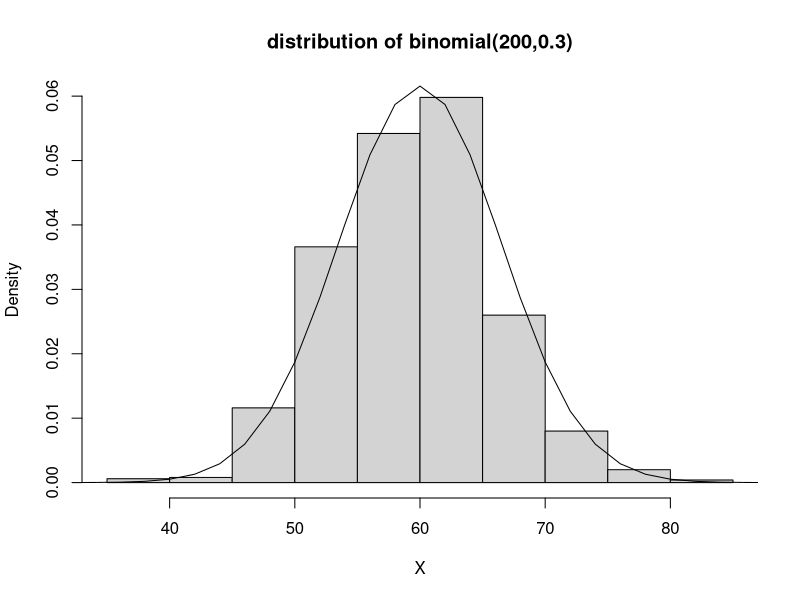
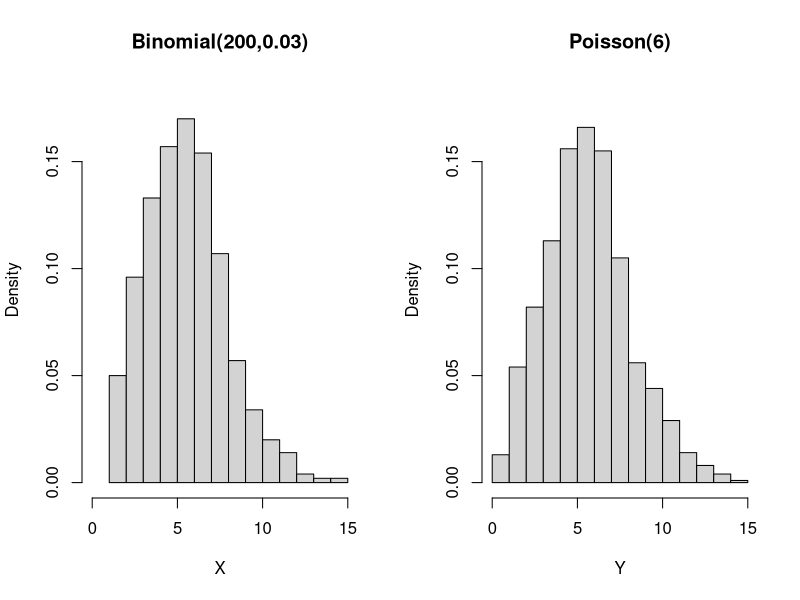
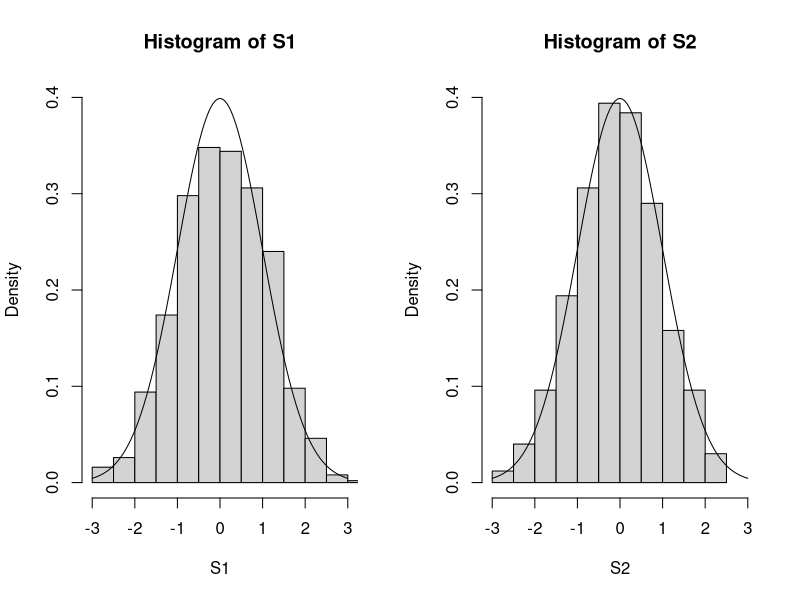
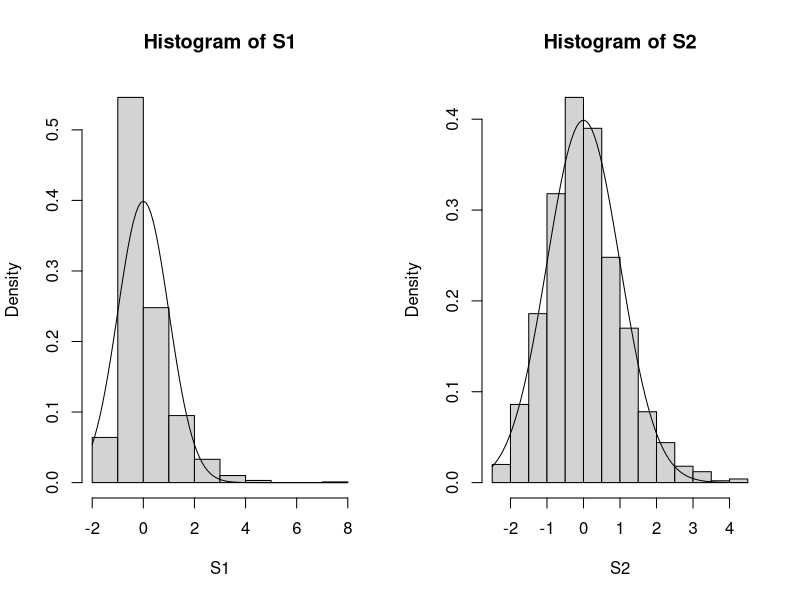
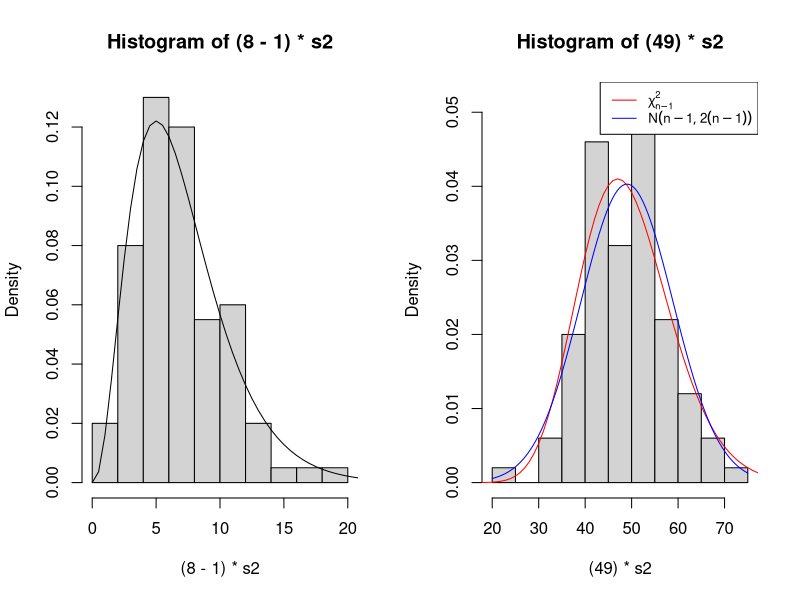
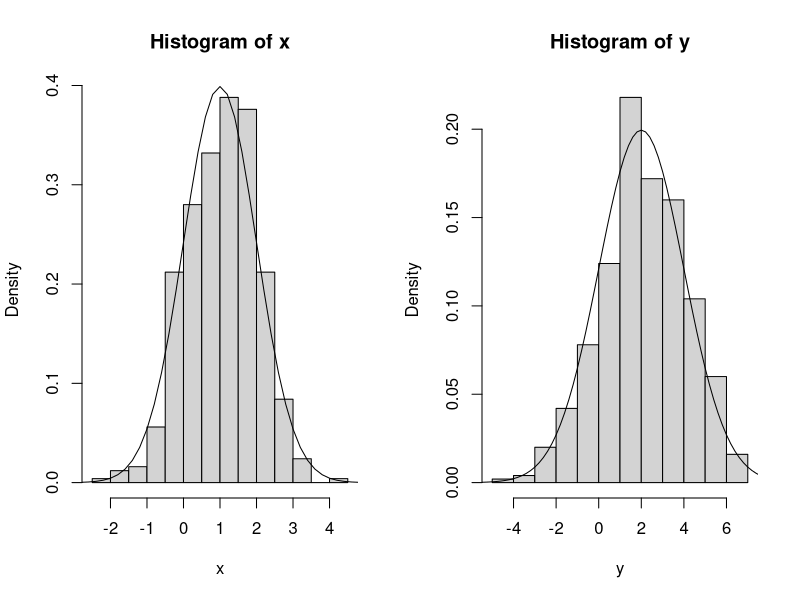
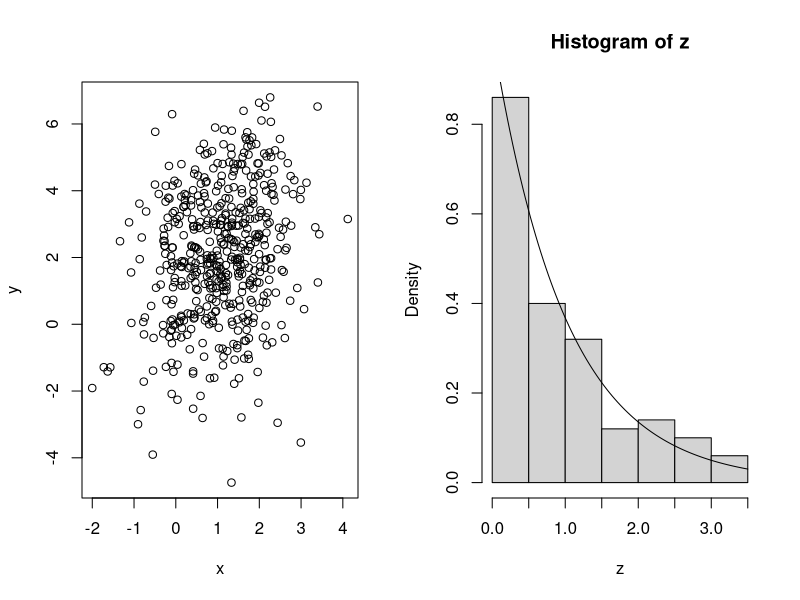
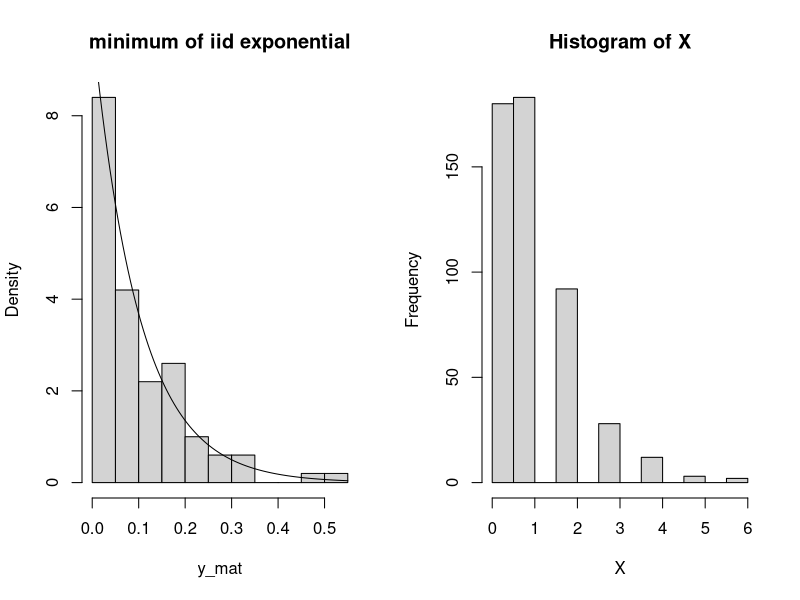

Here is the R script that generated these plots, in order:
## ---- chunk 1
knitr::opts_chunk$set(echo = TRUE)
## ---- chunk 2
set.seed(4023)

X<-rbinom(1000,200,0.3)
hist(X, prob=TRUE, main="distribution of binomial(200,0.3)")
x_mean<-200*0.3
x_sd<-sqrt(200*0.3*0.7)
curve(dnorm(x,mean=x_mean, sd=x_sd), xlim=c(0,200), add=T)
## ---- chunk 3
pbinom(55,200,0.3)-pbinom(44,200,0.3)
## ---- chunk 4
dbinom(45:55,200,0.3)
sum(dbinom(45:55,200,0.3))
## ---- chunk 5
pnorm(55, mean=x_mean, sd=x_sd) - pnorm(45,mean=x_mean, sd=x_sd) 
## ---- chunk 6
pnorm(55.5, mean=x_mean, sd=x_sd) - pnorm(44.5, mean=x_mean, sd=x_sd)
## ---- chunk 7
set.seed(3023)
par(mfrow=c(1,2))
X<-rbinom(1000,200,0.03)
hist(X, breaks=15, prob=TRUE, xlim=c(0,15), ylim=c(0,0.18), main="Binomial(200,0.03)")
Y<-rpois(1000,6)
hist(Y, breaks=15, prob=TRUE, xlim=c(0,15), ylim=c(0,0.18), main="Poisson(6)")
## ---- chunk 8
pbinom(5,200,0.03)
ppois(5,6)
## ---- chunk 9
pnorm(5,mean=200*0.03,sd=sqrt(200*0.03*0.97))
## ---- chunk 10
set.seed(3023)

n <- 5
k <- 1000

result1 <- rep(0,k)

for (i in 1:k) {
  result1[i] <- sum(runif(n))
}

S1 <- (result1 - 0.5 * n) / sqrt(n * 1 / 12)



# repeating for n=100
n <- 100

result2 <- rep(0, k)
for (i in 1:k) {
  result2[i] <- sum(runif(n))
}

S2 <- (result2 - 0.5 * n) / sqrt(n * 1 / 12
)
## ---- chunk 11
par(mfrow=c(1,2))
hist(S1, prob=TRUE, ylim=c(0,0.4), xlim=c(-3,3))
curve(dnorm(x,mean=0, sd=1),add=T)
hist(S2, prob=TRUE, ylim=c(0,0.4), xlim=c(-3,3))
curve(dnorm(x,mean=0, sd=1),add=T)
## ---- chunk 12
set.seed(3023)


n <- 5
k <- 1000
result1 <- rep(0, k)

for (i in 1:k) {
  result1[i] <- sum(rlnorm(n, meanlog = 0, sdlog = 1))
}

S1 = (result1 - exp(1 / 2) * n) / sqrt(n * (exp(1) - 1) * exp(1))


n <- 100
k <- 1000
result2 <- rep(0, k)

for (i in 1:k) {
  result2[i] <- sum(rlnorm(n, meanlog = 0, sdlog = 1))
}

S2 <- (result2 - exp(1 / 2) * n) / sqrt(n * (exp(1) - 1) * exp(1))


par(mfrow = c(1, 2))
hist(S1, prob = TRUE)
curve(dnorm(x, mean = 0, sd = 1), add = T)
hist(S2, prob = TRUE)
curve(dnorm(x, mean = 0, sd = 1), add = T)
## ---- chunk 13
set.seed(4023)

s2 <- vector()

for (i in 1:100) {
  s2[i] <- # storing the result as the ith element of s2
    var(rnorm(8, mean = 0, sd = 1)) # generating 8 iid N(0,1) RVs and calculating their variance
}
## ---- chunk 14
hist((8-1)*s2, prob=TRUE)
curve(dchisq(x, df = 7), xlim=c(0,50), add=T)
## ---- chunk 15
set.seed(4023)

s2 <- vector() # initialising vector 

for (i in 1:100) {
  s2[i] <- # storing the result as the ith element of s2
    var(rnorm(50, mean = 0, sd = 1)) # generating 50 iid N(0,1) RVs and calculating their variance
}

hist((49)*s2, prob=TRUE)
curve(dchisq(x, df = 49), xlim=c(0,100), add=T, col = "red", lty=1)
curve(dnorm(x, mean = 49, sd = (2*49)**0.5), add = T, col = "blue", lty=1)
legend("topright", legend = c(expression(chi[n-1]^2), expression(N(n-1,2(n-1)))),
       col = c("red", "blue"), lty=1:1, cex=0.8)
## ---- chunk 16
n = 50

# using exact distribution:
1 - pchisq(54, df = n-1) 

# using normal approximation:
1 - pnorm(54, mean = n-1, 
          sd = (2*(n-1))**0.5) # sqrt
## ---- chunk 17
set.seed(4023)
library(MASS)

sigma <- matrix(c(1,0.5,0.5,4),2,2) # specifying the covariance matrix

q2a <- mvrnorm(n = 500, mu = c(1,2), Sigma = sigma)
x <- q2a[,1]
y <- q2a[,2]
## ---- chunk 18
hist(x, prob=TRUE)
curve(dnorm(x, mean = 1, sd = 1), xlim=c(-10,10), add=T)
## ---- chunk 19
hist(y, prob=TRUE)
curve(dnorm(x, mean = 2, sd = 2), xlim=c(-10,10), add=T)
## ---- chunk 20
plot(x,y,
     xlab = "x", ylab = "y")

cor(x,y)
## ---- chunk 21
set.seed(3023)

u <- runif(n = 100)
z <- -1*log(u)

hist(z, freq = FALSE)
curve(dexp(x, rate = 1), add=T)
## ---- chunk 22
set.seed(3023)

x_mat <- 
  rexp(n=100*10, rate = 1) |> matrix(nrow=10, ncol=100)

# we need to take the minimum of each of 10 trials
y_mat <- apply(x_mat, 
               2, # applying over columns (1 if row)
               min)
## ---- chunk 23
# x_mat <- rexp(n=100*10, rate = 1) |> matrix(ncol = 10, nrow = 100)
# y_mat <- apply(x_mat,
#                1,
#                min)
## ---- chunk 24
hist(y_mat, freq = FALSE, main = "minimum of iid exponential")
curve(dexp(x, rate=10), add = TRUE)
## ---- chunk 25
N <- rpois(n=500, lambda = 5)
## ---- chunk 26
X <- rbinom(n=500,
       size = N, # size of trials (n)
       prob = 0.2)
## ---- chunk 27
hist(X)
## ---- chunk 28
table(X)/500
## ---- chunk 29
dpois(min(X):max(X), lambda = 1) |> round(3)
## ---- chunk 30
z <- rnorm(n=100)
u <- z^2

hist(u, freq = FALSE)
curve(dchisq(x, 1), add=TRUE, col="blue")
curve(dgamma(x, shape = 1/2, scale = 2), add=TRUE, col="red", lty=2)
## ---- chunk 31
t <- rt(100, df=5)
f <- t^2

hist(f, freq=FALSE, main="square of t distrib")
curve(df(x, df1=1, df2=5), add = TRUE)
## ---- chunk 32
set.seed(3023)

y <- rf(100, df1=5, df2=2)
w <- 1/y

hist(w, freq=F, main="inverse of an F distrib", ylim=c(0,0.8))
curve(df(x, df1=2, df2=5), add = TRUE)
## ---- chunk 33
z <- rbeta(100, shape1 = 2, shape2 = 1)
v <- 2*z/(4*(1-z))

hist(v, freq=FALSE, ylim=c(0,0.5), main="transformation of beta distribution")
curve(df(x, df1=4, df2=2), add=TRUE)
## ---- chunk 34
set.seed(72357)

q4_sample <- rpois(n = 50, lambda = 1)

# true value of theta:
theta_true <- exp(-1)

# computing MLE estimator
x_bar <- mean(q4_sample)
theta_MLE <- exp(-1*x_bar)

# computing unbiased estimator
Y <- sum(q4_sample==0)
theta2 <- Y/50

# computing estimator theta_3, using question 2
S <- sum(q4_sample)
theta3 <- (1 - (1/50))^S
## ---- chunk 35
set.seed(72357)

lambda_vals <- seq(1, 5, length = 40)
n <- 50  # sample size
N <- 5000  # number of simulation iterations

MSE_MLE <- numeric(length(lambda_vals))
MSE_unbiased <- numeric(length(lambda_vals))
MSE_theta3 <- numeric(length(lambda_vals))

# looping over each lambda value
for (i in 1:length(lambda_vals)) {
  lambda <- lambda_vals[i]
  # initialising vectors to store squared errors for each estimator
  sq_errors_MLE <- numeric(N)
  sq_errors_unbiased <- numeric(N)
  sq_errors_theta3 <- numeric(N)
  
  # inner loop for simulation iterations
  for (j in 1:N) {
    # generating random sample
    sample <- rpois(n, lambda)
    
    # computing true theta
    true_theta <- exp(-lambda)
    
    ## (similar to question 4)
    
    # MLE estimator
    X_bar <- mean(sample)
    theta_MLE <- exp(-X_bar)
    sq_errors_MLE[j] <- (theta_MLE - true_theta)^2
    
    # unbiased estimator
    Y <- sum(sample == 0)
    theta2 <- Y / n
    sq_errors_unbiased[j] <- (theta2 - true_theta)^2
    
    # estimator theta3
    S <- sum(sample)
    theta3 <- (1 - 1/n)^S
    sq_errors_theta3[j] <- (theta3 - true_theta)^2
  }
  
  # computing average squared errors for each estimator
  MSE_MLE[i] <- mean(sq_errors_MLE)
  MSE_unbiased[i] <- mean(sq_errors_unbiased)
  MSE_theta3[i] <- mean(sq_errors_theta3)
}
## ---- chunk 36
# Plot the MSEs
yrange <- range(c(MSE_MLE, MSE_unbiased, MSE_theta3))
plot(lambda_vals, MSE_MLE, type = 'l', col = 'orange', ylim = yrange, ylab = 'Average Squared Error', xlab = 'Lambda', main = "Empirical MSEs")
lines(lambda_vals, MSE_unbiased, col = 'blue')
lines(lambda_vals, MSE_theta3, col = 'darkgreen')
legend('topright', legend = c('MLE', 'Unbiased', 'Theta3'), col = c('orange', 'blue', 'darkgreen'), lty = 1) 
## ---- chunk 37
set.seed(72357)

# calculating the CRLB for each lambda value
CRLB <- (1/n) * lambda_vals * exp(-2 * lambda_vals)

# calculating the ratio of MSE to CRLB for the MLE and theta3 estimators
MSE_to_CRLB_MLE <- MSE_MLE / CRLB
MSE_to_CRLB_theta3 <- MSE_theta3 / CRLB

plot(lambda_vals, MSE_to_CRLB_MLE, type = 'l', col = 'orange', ylim = range(c(MSE_to_CRLB_MLE, MSE_to_CRLB_theta3)), 
     ylab = 'Ratio of MSE to CRLB', xlab = 'Lambda', main = 'MSE to CRLB Ratios')
lines(lambda_vals, MSE_to_CRLB_theta3, col = 'darkgreen')
legend('topright', legend = c('MLE', 'Theta3'), col = c('orange', 'darkgreen'), lty = 1)
## ---- chunk 38
# both are equiv bc gamma with shape 1 is exp
a = qgamma(0.025, shape=1)
a = qexp(0.025)
a

b = qexp(1-0.025)
b
## ---- chunk 39
th = (250:1500)/1000 

# a_vals = qgamma(0.025, shape=1/th)
# b_vals = qgamma(1-0.025, shape=1/th)

power <- pexp(a, 1/th) + 1 - pexp(b, 1/th)

# power_theta = a_vals + b_vals

plot(x=th, y=power, type="l")
abline(h=0.05, lty=2)
## ---- chunk 40
fn <- function(c, alpha) {
  c*exp(-1*c) + (log(alpha - 1 + exp(-1*c)))*(alpha - 1 + exp(-1*c))
}
## ---- chunk 41
eps = 1e-5
uniroot(fn, lower=0, upper = qexp(0.05)-eps, alpha=0.05) # solving eqn to return c
## ---- chunk 42
expon.umpu = function(alpha) {
  eps = 1e-5
  c <- uniroot(fn, lower=0, upper = qexp(0.05)-eps, alpha=0.05)$root
  upper.tail = alpha - (1 - exp(-c))
  d = -log(upper.tail)
  list(c=c, d=d)
}

expon.umpu(0.05)
## ---- chunk 43
th=(250:1500)/1000
power=pexp(a,1/th) + 1-pexp(b,1/th)
plot(th,power,type="l",main="Testing for an exponential mean")
       abline(h=.05,lty=2)


umpu=expon.umpu(.05)
umpu.power=pexp(umpu$c,1/th) + 1-pexp(umpu$d,1/th)
lines(th,umpu.power,col="red")
legend("top",leg=c("Power of equal-tailed test","Power of UMPU test"),
        col=c("black","red"),lty=c(1,1))
## ---- chunk 44
gamma.root = function(c, n, alpha) {
  lower = pgamma(c, shape = n, scale = 1) # cdf at c to give lower tail 
  d = qgamma(1 - (alpha - lower), shape = n, scale = 1) # finding d given c
  # LHS of the 2nd condition and returning its diff from alpha
  pgamma(c, shape = (n + 1), scale = 1) + 1 - pgamma(d, shape = (n + 1), scale = 1) - alpha
  }

eps = 1e-8
upper = qgamma(0.05, shape = 5, scale = 1) - eps

uniroot(gamma.root, lower = 0, upper = upper, n = 5, alpha = 0.05)
## ---- chunk 45
gamma.umpu = function(alpha,n) {
    eps=1e-8
    upper=qgamma(alpha,shape=n,scale=1)-eps
    c=uniroot(gamma.root,lower=0,upper=upper,n=n,alpha=alpha)$root
    lower=pgamma(c,shape=n,scale=1)
    d=qgamma(1-(alpha-lower),shape=n,scale=1)
    list(c=c,d=d)
}
     
gamma.umpu(.05,5)
## ---- chunk 46
gu=gamma.umpu(.05,5) # critical values
g.power=pgamma(gu$c,shape=5,scale=th)+1-pgamma(gu$d,shape=5,scale=th) # computing power

plot(th,g.power,type="l",ylim=c(0,1))
abline(h=.05,lty=2)

gu$c
gu$d
## ---- chunk 47
set.seed(3023)
x = rexp(25, 1)
## ---- chunk 48
minus.logL <- function(log.alpha, mu, data) {
  -sum(dgamma(data, shape = exp(log.alpha), scale = mu/exp(log.alpha), log=TRUE))
}

alpha_vals = c(-1,0,1)

minus.logL(-1, 1, x)
minus.logL(0, 1, x)
minus.logL(1, 1, x)
## ---- chunk 49
fit <- optim(log(sd(x)), minus.logL, mu=1, data = x, method="BFGS")
fit
## ---- chunk 50
initial_guess <- log(sd(x)*sqrt(mean(x)))

fit <- optim(initial_guess, minus.logL, mu=1, data = x, method="BFGS")
fit
## ---- chunk 51
glrt.stat = function(x, mu0) {
  fit0 <- optim(log(sd(x)), minus.logL, mu=1, data = x, method="BFGS")
  
  initial_guess <- log(sd(x)*sqrt(mean(x)))
  fit1 <- optim(initial_guess, minus.logL, mu=1, data = x, method="BFGS")
  
  stat = fit0$value-fit1$value
  stat
}

glrt.stat(x,1)
## ---- chunk 52
# WRONG PLOT FOR SOME REASON

set.seed(3023)

sim.stats <- 0
n <- 25
B <- 10000

for (i in 1:B) {
  x <- rexp(25, 1)
  sim.stats[i] <- glrt.stat(x,1)
}

hist(2*sim.stats, freq = FALSE, n=40)
curve(dchisq(x, df=1), add = TRUE)
## ---- chunk 53

